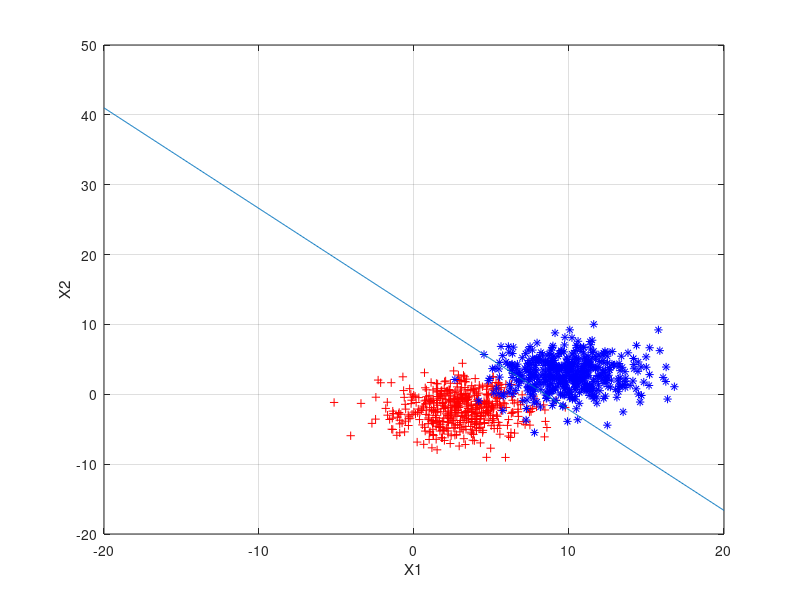

Source code (MATLAB):
%{ ----------  Info  ---------- %}
% @author MehrdadFI <http://m3hrdadfi.com>
% @date 04-Mar-2016
% @title Discriminant Function for the Normal Density:: Case 2:

clc; clear; close all;

%% Definition
p1 = 0.9;
p2 = 0.1;

N = 500;

MU1 = [3; -2];
MU2 = [10; 3];

SIGMA = [5 0.2; 0.2 5];

N1 = mvnrnd(MU1, SIGMA, N);
N2 = mvnrnd(MU2, SIGMA, N);

%% Decision Boundary
W = inv(SIGMA) * (MU1 - MU2);
X0 = 0.5 * (MU1 + MU2) - (1 / ((MU1 - MU2)' * inv(SIGMA) * (MU1 - MU2))) * (log(p1/p2)) * (MU1 - MU2);

X1 = -20:.05:20;
X2 = (W' * X0 - W(1) * X1) / W(2);
%% Results
figure
    plot(N1(:,1), N1(:,2), '+r');
hold on
    plot(N2(:,1), N2(:,2), '*b');
    plot(X1, X2)
    xlabel('X1')
    ylabel('X2')
grid on
